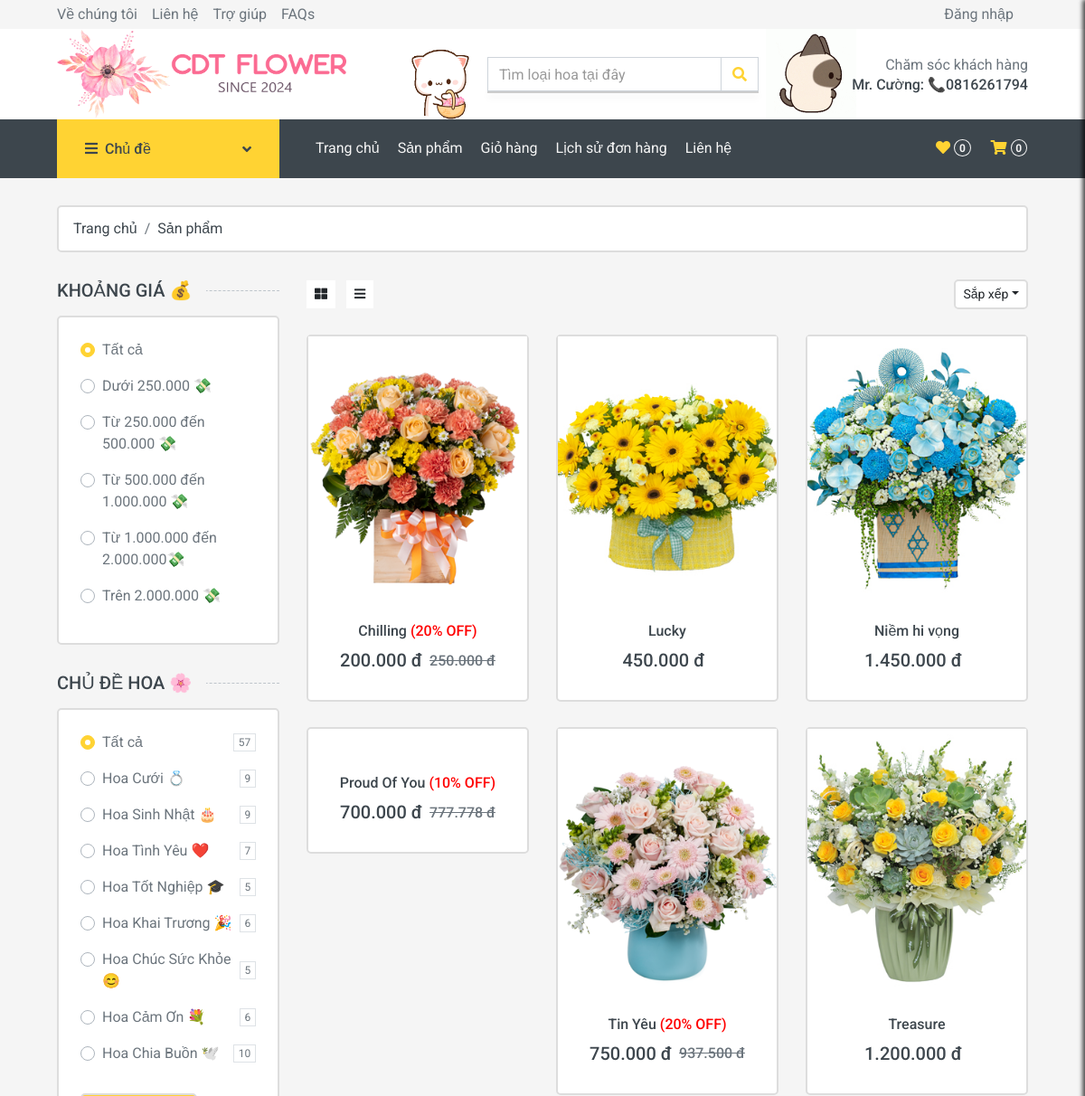
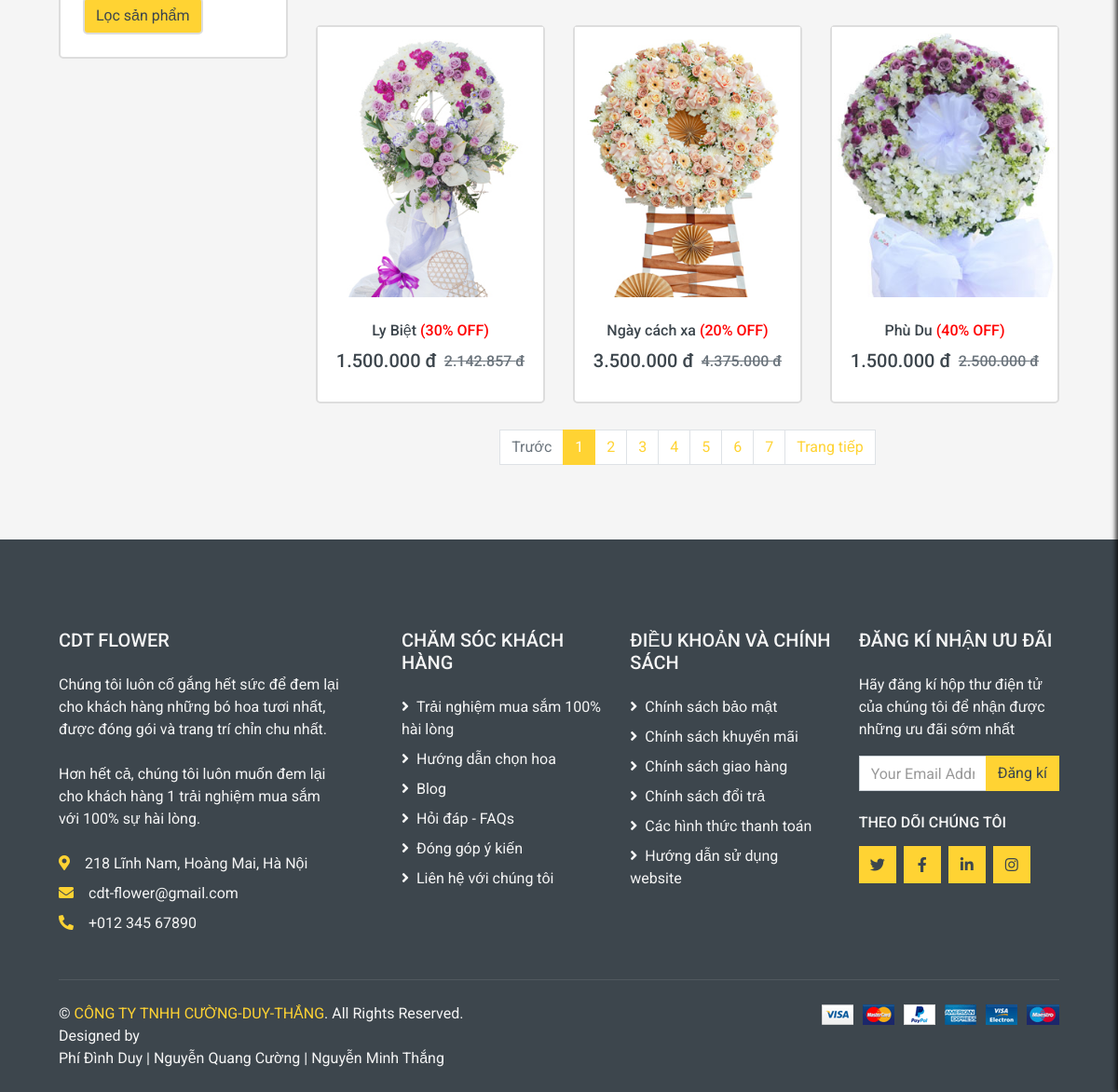
The page /shop.php on the database its author committed (2 pictures, top to bottom).
### tables this page shows
CREATE TABLE `sanpham` (
  `MaSanPham` int(11) NOT NULL,
  `TenSanPham` varchar(200) NOT NULL,
  `MaDanhMuc` int(11) NOT NULL,
  `Mau` varchar(50) NOT NULL,
  `MoTa` text NOT NULL,
  `Gia` decimal(10,0) NOT NULL,
  `HinhAnh` varchar(200) NOT NULL,
  `TonKho` int(11) NOT NULL,
  `GiamGia` int(11) NOT NULL
);

### shop.php (the view, shortened to what this page needs)
<?php require_once('header.php'); ?>
<div class="container-fluid">
    <div class="row px-xl-5">
        <div class="col-12">
            <nav class="breadcrumb bg-light mb-30 border-black">
                <a class="breadcrumb-item text-dark" href="#">Trang chủ</a>
                <a class="breadcrumb-item text-dark" href="#">Sản phẩm</a>
            </nav>
        </div>
    </div>
</div>
<div class="container-fluid">
    <div class="row px-xl-5">
        <div class="col-lg-3 col-md-4">
            <h5 class="section-title position-relative text-uppercase mb-3">
                <span class="bg-secondary pr-3">Khoảng giá &#128176;</span>
            </h5>
            <div class="bg-light p-4 mb-30 border-black">
                <form id="filter-form" method="GET" action="">
                    <div class="custom-control custom-radio d-flex align-items-center justify-content-between mb-3">
                        <label class="custom-control-label" for="price-all">Tất cả</label>
                    </div>
                    <?php
                    $priceRanges = [
                        '0-250000' => 'Dưới 250.000 💸',
                        '250000-500000' => 'Từ 250.000 đến 500.000 💸',
                        '500000-1000000' => 'Từ 500.000 đến 1.000.000 💸',
                        '1000000-2000000' => 'Từ 1.000.000 đến 2.000.000💸',
                        '2000000-' => 'Trên 2.000.000 💸',
                    ];
                    foreach ($priceRanges as $value => $label) {
                        echo '<div class="custom-control custom-radio d-flex align-items-center justify-content-between mb-3">';
                        echo '<label class="custom-control-label" for="price-' . array_search($value, array_keys($priceRanges)) . '">' . $label . '</label>';
                        echo '</div>';
                    }
                    ?>
            </div>
                <h5 class="section-title position-relative text-uppercase mb-3">
                    <span class="bg-secondary pr-3">Chủ đề Hoa &#127800;</span>
                </h5>
                <div class="bg-light p-4 mb-30 border-black">
                    <div class="custom-control custom-radio d-flex align-items-center justify-content-between mb-3">
                        <label class="custom-control-label" for="theme-all">Tất cả</label>
                        <span class="badge border font-weight-normal"><?php echo getTotalProducts(); ?></span>
                    </div>
                    <?php
                    $themes = [
                        'Hoa Cưới',
                        'Hoa Sinh Nhật',
                        'Hoa Tình Yêu',
                        'Hoa Tốt Nghiệp',
                        'Hoa Khai Trương',
                        'Hoa Chúc Sức Khỏe',
                        'Hoa Cảm Ơn',
                        'Hoa Chia Buồn'
                    ];
                    $icons = [
                        '💍',
                        '🎂',
                        '❤️',
                        '🎓',
                        '🎉',
                        '😊',
                        '💐',
                        '🕊️'
                    ];
                    foreach ($themes as $index => $theme) {
                        $icon = $icons[$index];
                        echo '<div class="custom-control custom-radio d-flex align-items-center justify-content-between mb-3">';
                        echo '<label class="custom-control-label" for="theme-' . ($index + 1) . '">' . htmlspecialchars($theme) . ' ' . $icon . '</label>';
                        echo '<span class="badge border font-weight-normal">' . getThemeCount($theme) . '</span>';
                        echo '</div>';
                    }
                    ?>
                    <button type="submit" class="btn btn-primary mt-3 border-black">Lọc sản phẩm</button>
            </div>
            <?php
            function getDatabaseConnection() {
                $servername = "localhost";
                $username = "root";
                $password = "";
                $dbname = "banhoa";
                $conn = new mysqli($servername, $username, $password, $dbname);
                return $conn;
            }
            function getTotalProducts() {
                $conn = getDatabaseConnection();
                $sql = "SELECT COUNT(*) as total FROM sanpham";
                $result = $conn->query($sql);
                $total = $result ? $result->fetch_assoc()['total'] : 0;
                return $total;
            }
            function getThemeCount($theme) {
                $conn = getDatabaseConnection();
                $sql = "SELECT COUNT(*) AS total FROM sanpham s
                INNER JOIN danhmucsanpham d ON s.MaDanhMuc = d.MaDanhMuc
                WHERE d.TenDanhMuc LIKE ?";
                $stmt = $conn->prepare($sql);
                $stmt->bind_param("s", $theme);
                $stmt->execute();
                $result = $stmt->get_result();
                $total = $result ? $result->fetch_assoc()['total'] : 0;
                return $total;
            }
            ?>
        </div>
        <?php
                require_once('database/db_connect.php');
                $productsPerPage = 9;
                $current_page = isset($_GET['page']) ? (int)$_GET['page'] : 1;
                $offset = ($current_page - 1) * $productsPerPage;
                $priceRange = isset($_GET['price-range']) ? $_GET['price-range'] : 'all';
                $theme = isset($_GET['theme']) ? $_GET['theme'] : 'all';
                $sort = isset($_GET['sapxep']) ? $_GET['sapxep'] : '';
                $whereClause = "";
                $whereClause = $whereClause ? "WHERE $whereClause" : "";
                $orderBy = "";
                        $sql = "SELECT * FROM sanpham AS sp JOIN danhmucsanpham AS d ON sp.MaDanhMuc = d.MaDanhMuc $whereClause $orderBy LIMIT $offset, $productsPerPage";
                        $sql_total = "SELECT COUNT(*) as total FROM sanpham AS sp JOIN danhmucsanpham AS d ON sp.MaDanhMuc = d.MaDanhMuc $whereClause";
                        $result_total = mysqli_query($conn, $sql_total);
                        $totalProducts = mysqli_fetch_assoc($result_total)['total'];
                        $totalPages = ceil($totalProducts / $productsPerPage);
                        $result = mysqli_query($conn, $sql);
                        $products = array();
                        if (mysqli_num_rows($result) > 0) {
                            while ($row = mysqli_fetch_assoc($result)) {
                                $products[] = $row;
                            }
                        } else {
                            echo "Không có sản phẩm nào.";
                        }
                        ?>
                        <div class="col-lg-9 col-md-8">
                            <div class="row pb-3">
                                <div class="col-12 pb-1">
                                    <div class="d-flex align-items-center justify-content-between mb-4 ">
                                        <div>
                                            <button class="btn btn-sm btn-light"><i class="fa fa-th-large"></i></button>
                                            <button class="btn btn-sm btn-light ml-2"><i class="fa fa-bars"></i></button>
                                        </div>
                                        <div class="ml-2 ">
                                            <div class="btn-group">
                                                <button type="button" class="btn btn-sm btn-light dropdown-toggle border-black" data-toggle="dropdown">Sắp xếp</button>
                                            </div>
                                        </div>
                                    </div>
                                </div>
                                <?php
                                foreach ($products as $product) {
                                    ?>
                                    <div class="col-lg-4 col-md-6 col-sm-6 pb-1 ">
                                        <div class="product-item bg-light mb-4 border-black">
                                            <div class="product-img position-relative overflow-hidden">
                                                <img class="img-fluid w-100" src="<?php echo $product['HinhAnh']; ?>" alt="">
                                                <div class="product-action">
                                                </div>
                                            </div>
                                            <div class="text-center py-4">
                                                <a class="h6 text-decoration-none text-truncate" href="detail.php?productName=<?php echo urlencode($product['TenSanPham']); ?>">
                                                    <?php echo $product['TenSanPham'];
                                                    if (!empty($product['GiamGia']) && $product['GiamGia'] > 0) {
                                                        echo '<span class="discount-badge"> (' . $product['GiamGia'] . '% OFF)</span>';
                                                    }
                                                    ?>
                                                </a>
                                                <div class="d-flex align-items-center justify-content-center mt-2">
                                                    <h5><?php echo number_format($product['Gia'], 0, ',', '.') . " đ"; ?></h5>
                                                    <h6 class="text-muted ml-2">
                                                        <?php
                                                        if ($product['GiamGia'] != 0) {
                                            $giachuagiam = $product['Gia'] / (1 - ($product['GiamGia'] / 100));
                                            echo "<del>" . number_format($giachuagiam, 0, ',', '.') . " đ</del>";
                                        }
                                        ?>
                                    </h6>
                                </div>
                            </div>
                        </div>
                    </div>
                    <?php
                }
                ?>
                <div class="col-12">
                    <nav>
                        <ul class="pagination justify-content-center ">
                            <li class="page-item  <?php if ($current_page <= 1) echo 'disabled'; ?>">
                                <a class="page-link" href="?page=<?php echo $current_page - 1; ?>&price-range=<?php echo urlencode($priceRange); ?>&theme=<?php echo urlencode($theme); ?>&sapxep=<?php echo urlencode($sort); ?>">Trước</a>
                            </li>
                            <?php for ($i = 1; $i <= $totalPages; $i++) : ?>
                                <li class="page-item <?php if ($i == $current_page) echo 'active'; ?>">
                                    <a class="page-link" href="?page=<?php echo $i; ?>&price-range=<?php echo urlencode($priceRange); ?>&theme=<?php echo urlencode($theme); ?>&sapxep=<?php echo urlencode($sort); ?>"><?php echo $i; ?></a>
                                </li>
                            <?php endfor; ?>
                            <li class="page-item <?php if ($current_page >= $totalPages) echo 'disabled'; ?>">
                                <a class="page-link" href="?page=<?php echo $current_page + 1; ?>&price-range=<?php echo urlencode($priceRange); ?>&theme=<?php echo urlencode($theme); ?>&sapxep=<?php echo urlencode($sort); ?>">Trang tiếp</a>
                            </li>
                        </ul>
                    </nav>
                </div>
            </div>
        </div>
    </div>
</div>
<?php require_once('footer.php') ?>
</body>
</html>

### header.php (style rules this page uses)
button, a { cursor: url('img/boahoa.png'), auto; }

### shop.php (style rules this page uses)
.discount-badge { color: red; animation: blink 0.5s step-start infinite; }
.border-black { border: 2px solid #DDDDDD; border-radius: 5px; }

### rows shown on the page
sanpham: shows a picture, TenSanPham "Chilling", GiamGia "20", Gia "200.000", giachuagiam "250.000"
sanpham: shows a picture, TenSanPham "Lucky", Gia "450.000"
sanpham: shows a picture, TenSanPham "Niềm hi vọng", Gia "1.450.000"
sanpham: TenSanPham "Proud Of You", GiamGia "10", Gia "700.000", giachuagiam "777.778"
sanpham: HinhAnh (picture), TenSanPham "Tin Yêu", GiamGia "20", Gia "750.000", giachuagiam "937.500"
sanpham: HinhAnh (picture), TenSanPham "Treasure", Gia "1.200.000"
sanpham: HinhAnh (picture), TenSanPham "Ly Biệt", GiamGia "30", Gia "1.500.000", giachuagiam "2.142.857"
sanpham: HinhAnh (picture), TenSanPham "Ngày cách xa", GiamGia "20", Gia "3.500.000", giachuagiam "4.375.000"
sanpham: HinhAnh (picture), TenSanPham "Phù Du", GiamGia "40", Gia "1.500.000", giachuagiam "2.500.000"

### other values the page prints
$tong_so_luong "0"
count($maSP_giohang) "0"
$label "Dưới 250.000 💸"
$label "Từ 250.000 đến 500.000 💸"
$label "Từ 500.000 đến 1.000.000 💸"
$label "Từ 1.000.000 đến 2.000.000💸"
$label "Trên 2.000.000 💸"
getTotalProducts() "57"
$theme "Hoa Cưới"
$icon "💍"
getThemeCount($theme) "9"
$theme "Hoa Sinh Nhật"
$icon "🎂"
$theme "Hoa Tình Yêu"
$icon "❤️"
